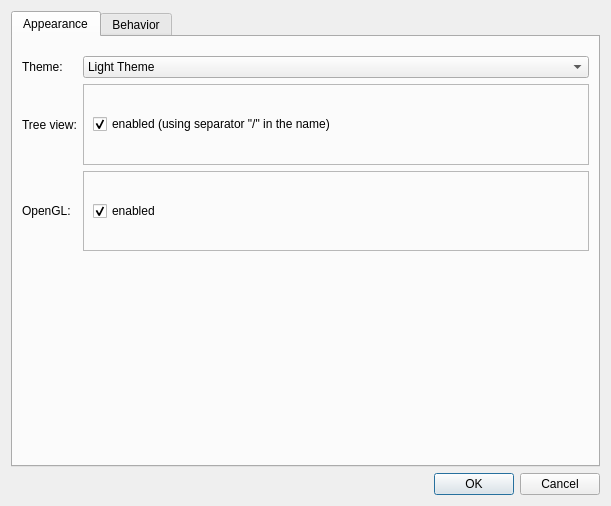
<?xml version="1.0" encoding="UTF-8"?>
<ui version="4.0">
 <class>PreferencesDialog</class>
 <widget class="QDialog" name="PreferencesDialog">
  <property name="geometry">
   <rect>
    <x>0</x>
    <y>0</y>
    <width>611</width>
    <height>506</height>
   </rect>
  </property>
  <property name="minimumSize">
   <size>
    <width>450</width>
    <height>0</height>
   </size>
  </property>
  <property name="windowTitle">
   <string>Preferences</string>
  </property>
  <layout class="QVBoxLayout" name="verticalLayout">
   <item>
    <widget class="QTabWidget" name="tabWidget">
     <property name="focusPolicy">
      <enum>Qt::NoFocus</enum>
     </property>
     <property name="currentIndex">
      <number>0</number>
     </property>
     <widget class="QWidget" name="tab">
      <attribute name="title">
       <string>Appearance</string>
      </attribute>
      <layout class="QVBoxLayout" name="verticalLayout_8">
       <item>
        <layout class="QFormLayout" name="formLayout_3">
         <property name="fieldGrowthPolicy">
          <enum>QFormLayout::ExpandingFieldsGrow</enum>
         </property>
         <property name="formAlignment">
          <set>Qt::AlignCenter</set>
         </property>
         <property name="topMargin">
          <number>10</number>
         </property>
         <item row="0" column="0">
          <widget class="QLabel" name="label">
           <property name="sizePolicy">
            <sizepolicy hsizetype="Preferred" vsizetype="Expanding">
             <horstretch>0</horstretch>
             <verstretch>0</verstretch>
            </sizepolicy>
           </property>
           <property name="text">
            <string>Theme:</string>
           </property>
          </widget>
         </item>
         <item row="0" column="1">
          <widget class="QComboBox" name="comboBoxTheme">
           <property name="sizePolicy">
            <sizepolicy hsizetype="Expanding" vsizetype="Fixed">
             <horstretch>0</horstretch>
             <verstretch>0</verstretch>
            </sizepolicy>
           </property>
           <item>
            <property name="text">
             <string>Light Theme</string>
            </property>
           </item>
           <item>
            <property name="text">
             <string>Dark Theme</string>
            </property>
           </item>
          </widget>
         </item>
         <item row="1" column="0">
          <widget class="QLabel" name="label_6">
           <property name="sizePolicy">
            <sizepolicy hsizetype="Preferred" vsizetype="Expanding">
             <horstretch>0</horstretch>
             <verstretch>0</verstretch>
            </sizepolicy>
           </property>
           <property name="minimumSize">
            <size>
             <width>0</width>
             <height>40</height>
            </size>
           </property>
           <property name="toolTip">
            <string>&lt;html&gt;&lt;head/&gt;&lt;body&gt;&lt;p&gt;The &amp;quot;Name Separator&amp;quot; is the character use to split the name of a timeseries in the tree view (Timeseries Panel).&lt;/p&gt;&lt;p&gt;Default is &lt;span style=&quot; font-weight:600;&quot;&gt;&amp;quot;/&amp;quot;&lt;/span&gt;.&lt;/p&gt;&lt;/body&gt;&lt;/html&gt;</string>
           </property>
           <property name="text">
            <string>Tree view:</string>
           </property>
          </widget>
         </item>
         <item row="1" column="1">
          <widget class="QFrame" name="frame_2">
           <property name="sizePolicy">
            <sizepolicy hsizetype="Expanding" vsizetype="Preferred">
             <horstretch>0</horstretch>
             <verstretch>0</verstretch>
            </sizepolicy>
           </property>
           <property name="minimumSize">
            <size>
             <width>0</width>
             <height>40</height>
            </size>
           </property>
           <property name="frameShape">
            <enum>QFrame::StyledPanel</enum>
           </property>
           <property name="frameShadow">
            <enum>QFrame::Raised</enum>
           </property>
           <layout class="QVBoxLayout" name="verticalLayout_4">
            <item>
             <widget class="QCheckBox" name="checkBoxSeparator">
              <property name="toolTip">
               <string>&lt;html&gt;&lt;head/&gt;&lt;body&gt;&lt;p&gt;Change will not be applied to existing timeseries.&lt;/p&gt;&lt;/body&gt;&lt;/html&gt;</string>
              </property>
              <property name="text">
               <string>enabled (using separator &quot;/&quot; in the name)</string>
              </property>
              <property name="checked">
               <bool>true</bool>
              </property>
             </widget>
            </item>
           </layout>
          </widget>
         </item>
         <item row="2" column="0">
          <widget class="QLabel" name="label_7">
           <property name="sizePolicy">
            <sizepolicy hsizetype="Preferred" vsizetype="Expanding">
             <horstretch>0</horstretch>
             <verstretch>0</verstretch>
            </sizepolicy>
           </property>
           <property name="minimumSize">
            <size>
             <width>0</width>
             <height>40</height>
            </size>
           </property>
           <property name="text">
            <string>OpenGL:</string>
           </property>
          </widget>
         </item>
         <item row="2" column="1">
          <widget class="QFrame" name="frame_3">
           <property name="sizePolicy">
            <sizepolicy hsizetype="Expanding" vsizetype="Preferred">
             <horstretch>0</horstretch>
             <verstretch>0</verstretch>
            </sizepolicy>
           </property>
           <property name="frameShape">
            <enum>QFrame::StyledPanel</enum>
           </property>
           <property name="frameShadow">
            <enum>QFrame::Raised</enum>
           </property>
           <layout class="QVBoxLayout" name="verticalLayout_5">
            <item>
             <widget class="QCheckBox" name="checkBoxOpenGL">
              <property name="toolTip">
               <string>&lt;html&gt;&lt;head/&gt;&lt;body&gt;&lt;p&gt;Change will not be applied to existing plots.&lt;/p&gt;&lt;/body&gt;&lt;/html&gt;</string>
              </property>
              <property name="text">
               <string>enabled</string>
              </property>
              <property name="checked">
               <bool>true</bool>
              </property>
             </widget>
            </item>
           </layout>
          </widget>
         </item>
        </layout>
       </item>
       <item>
        <spacer name="verticalSpacer_2">
         <property name="orientation">
          <enum>Qt::Vertical</enum>
         </property>
         <property name="sizeHint" stdset="0">
          <size>
           <width>20</width>
           <height>40</height>
          </size>
         </property>
        </spacer>
       </item>
      </layout>
     </widget>
     <widget class="QWidget" name="behaviorTab">
      <attribute name="title">
       <string>Behavior</string>
      </attribute>
      <layout class="QVBoxLayout" name="verticalLayout_7">
       <item>
        <widget class="QGroupBox" name="groupBoxAutoZoom">
         <property name="sizePolicy">
          <sizepolicy hsizetype="Preferred" vsizetype="Preferred">
           <horstretch>0</horstretch>
           <verstretch>0</verstretch>
          </sizepolicy>
         </property>
         <property name="minimumSize">
          <size>
           <width>0</width>
           <height>40</height>
          </size>
         </property>
         <property name="title">
          <string>Reset plot zoom when:</string>
         </property>
         <property name="alignment">
          <set>Qt::AlignLeading|Qt::AlignLeft|Qt::AlignVCenter</set>
         </property>
         <layout class="QVBoxLayout" name="verticalLayout_6">
          <item>
           <widget class="QCheckBox" name="checkBoxAutoZoomAdded">
            <property name="text">
             <string>Curve added to plot</string>
            </property>
            <property name="checked">
             <bool>true</bool>
            </property>
           </widget>
          </item>
          <item>
           <widget class="QCheckBox" name="checkBoxAutoZoomVisibility">
            <property name="text">
             <string>Curve visibility toggled (in curves legend)</string>
            </property>
            <property name="checked">
             <bool>true</bool>
            </property>
           </widget>
          </item>
          <item>
           <widget class="QCheckBox" name="checkBoxAutoZoomFilter">
            <property name="toolTip">
             <string/>
            </property>
            <property name="text">
             <string>Filters applied to curves</string>
            </property>
            <property name="checked">
             <bool>true</bool>
            </property>
           </widget>
          </item>
         </layout>
        </widget>
       </item>
       <item>
        <widget class="QGroupBox" name="groupBox">
         <property name="sizePolicy">
          <sizepolicy hsizetype="Expanding" vsizetype="Preferred">
           <horstretch>0</horstretch>
           <verstretch>0</verstretch>
          </sizepolicy>
         </property>
         <property name="title">
          <string>Curves color:</string>
         </property>
         <layout class="QVBoxLayout" name="verticalLayout_2">
          <property name="spacing">
           <number>0</number>
          </property>
          <item>
           <widget class="QRadioButton" name="radioGlobalColorIndex">
            <property name="text">
             <string>global color sequence</string>
            </property>
            <property name="checked">
             <bool>true</bool>
            </property>
           </widget>
          </item>
          <item>
           <widget class="QRadioButton" name="radioLocalColorIndex">
            <property name="text">
             <string>reset color sequence in each plot area</string>
            </property>
           </widget>
          </item>
          <item>
           <widget class="QCheckBox" name="checkBoxRememberColor">
            <property name="text">
             <string>remember color</string>
            </property>
            <property name="checked">
             <bool>true</bool>
            </property>
           </widget>
          </item>
         </layout>
        </widget>
       </item>
       <item>
        <spacer name="verticalSpacer">
         <property name="orientation">
          <enum>Qt::Vertical</enum>
         </property>
         <property name="sizeHint" stdset="0">
          <size>
           <width>20</width>
           <height>40</height>
          </size>
         </property>
        </spacer>
       </item>
      </layout>
     </widget>
    </widget>
   </item>
   <item>
    <widget class="QDialogButtonBox" name="buttonBox">
     <property name="orientation">
      <enum>Qt::Horizontal</enum>
     </property>
     <property name="standardButtons">
      <set>QDialogButtonBox::Cancel|QDialogButtonBox::Ok</set>
     </property>
    </widget>
   </item>
  </layout>
 </widget>
 <resources/>
 <connections>
  <connection>
   <sender>buttonBox</sender>
   <signal>accepted()</signal>
   <receiver>PreferencesDialog</receiver>
   <slot>accept()</slot>
   <hints>
    <hint type="sourcelabel">
     <x>248</x>
     <y>254</y>
    </hint>
    <hint type="destinationlabel">
     <x>157</x>
     <y>274</y>
    </hint>
   </hints>
  </connection>
  <connection>
   <sender>buttonBox</sender>
   <signal>rejected()</signal>
   <receiver>PreferencesDialog</receiver>
   <slot>reject()</slot>
   <hints>
    <hint type="sourcelabel">
     <x>316</x>
     <y>260</y>
    </hint>
    <hint type="destinationlabel">
     <x>286</x>
     <y>274</y>
    </hint>
   </hints>
  </connection>
 </connections>
</ui>
